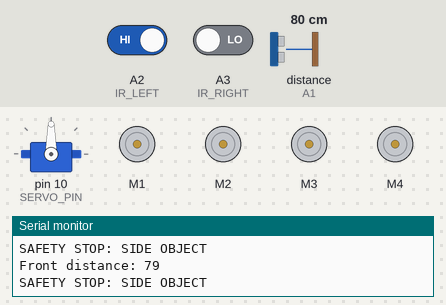
Simulated run of this sketch. Board: Arduino Uno, built with avr-gcc and run on an emulated ATmega328P. On the bench: servo, 4 × DC motor (green arrow = forward, orange = backward, longer = faster), the last lines printed to the serial monitor. Wiring (inferred from the names in the program): ultrasonic range finder: trigger A0; echo A1. The inputs (shaded band) are chosen by the test bench; at power-on: A3 (IR_RIGHT) LOW, distance to the obstacle (sensor on A1) 80 cm, A2 (IR_LEFT) HIGH. The echo pulse lasts 58.3 µs per cm.

Above: at 2.2 s.
2.3 s: A3 (IR_RIGHT) driven HIGH
At 3.22 s:
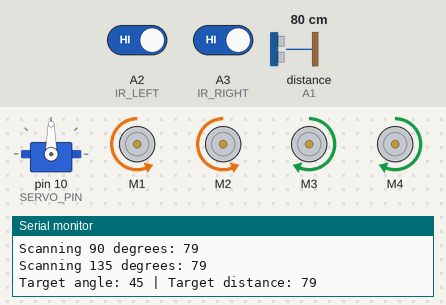
5.3 s: distance to the obstacle (sensor on A1) set to 35 cm
8.3 s: distance to the obstacle (sensor on A1) set to 28 cm
At 8.85 s:
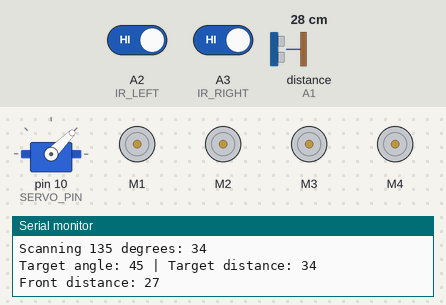
11.3 s: A2 (IR_LEFT) driven LOW
At 12.0 s:
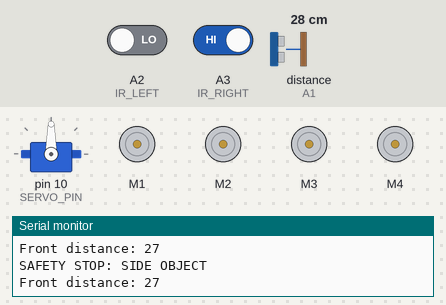
12.9 s: A2 (IR_LEFT) driven HIGH
At 13.35 s:
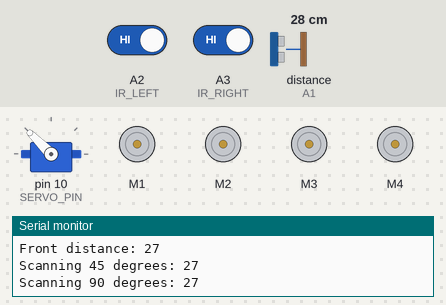
15.9 s: distance to the obstacle (sensor on A1) set to 24 cm
At 17.7 s:
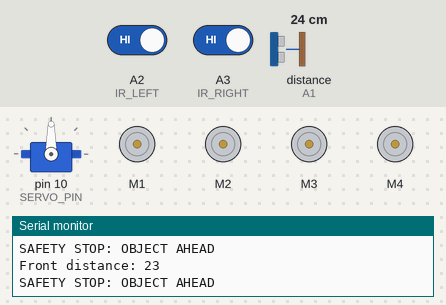
Timing chart, 0 to 19.2 s (numbered marks = the images above; inputs shaded):
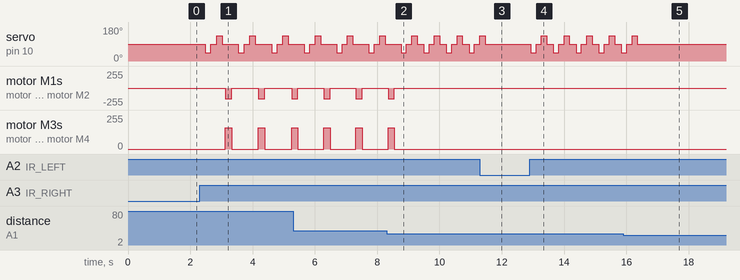

Measured:
- the behaviour switches between 32 and 31 cm on distance to the obstacle (sensor on A1) (found by bisection; images 1 and 2)
- the behaviour switches between 27 and 26 cm on distance to the obstacle (sensor on A1) (found by bisection; images 4 and 5)
- after the input at 2.3 s, servo on pin 10 (SERVO_PIN): 90° → 45° after 0.18 s, then repeats every 1.1 s: 90° 0.18 s, 135° 0.18 s, 90° 0.52 s, 45° 0.18 s; motor M1: alternates backward 160/255 for 0.20 s and stopped for 0.86 s, starting after 0.82 s
- after the input at 8.3 s, motor M1–4: goes on until 8.6 s, then stays stopped
- after the input at 11.3 s, servo on pin 10 (SERVO_PIN): goes on until 11.5 s, then stays 90°
- after the input at 12.9 s, servo on pin 10 (SERVO_PIN): 90° → 45° at once, then repeats every 0.73 s: 90° 0.17 s, 135° 0.17 s, 90° 0.21 s, 45° 0.17 s
- after the input at 15.9 s, servo on pin 10 (SERVO_PIN): goes on until 16.4 s, then stays 90°

The sketch:

robot.ino
```cpp
#include <AFMotor.h>
#include <Servo.h>

AF_DCMotor frontLeft(1);
AF_DCMotor rearLeft(2);
AF_DCMotor frontRight(3);
AF_DCMotor rearRight(4);
Servo scanner;
#define SERVO_PIN 10
const int LEFT_ANGLE = 45;
const int CENTER_ANGLE = 90;
const int RIGHT_ANGLE = 135;
#define TRIG_PIN A0
#define ECHO_PIN A1
#define IR_LEFT A2
#define IR_RIGHT A3
const int MOTOR_SPEED = 160;
const int FOLLOW_DISTANCE = 30;
const int MAX_TRACK_DISTANCE = 100;
const int OBSTACLE_STOP_DISTANCE = 25;
const int SCAN_DELAY = 120;
const int TURN_TIME = 200;
const int FORWARD_TIME = 150;
struct ScanResult {
  int angle;
  int distance;
};
int lostCount = 0;
void setup() {
  Serial.begin(9600);
  pinMode(TRIG_PIN, OUTPUT);
  pinMode(ECHO_PIN, INPUT);
  pinMode(IR_LEFT, INPUT);
  pinMode(IR_RIGHT, INPUT);
  scanner.attach(SERVO_PIN);
  scanner.write(CENTER_ANGLE);
  setMotorSpeed(MOTOR_SPEED);
  stopRobot();
  delay(1000);
  Serial.println("==============================");
  Serial.println("HAND FOLLOWING ROBOT");
  Serial.println("4 MOTOR CONFIGURATION");
  Serial.println("OBSTACLE STOP PROTECTION");
  Serial.println("==============================");
}
void loop() {
  scanner.write(CENTER_ANGLE);
  delay(60);
  int frontDistance = getDistance();
  Serial.print("Front distance: ");
  Serial.println(frontDistance);
  if (frontDistance != 999 && frontDistance <= OBSTACLE_STOP_DISTANCE) {
    stopRobot();
    Serial.println("SAFETY STOP: OBJECT AHEAD");
    delay(200);
    return;
  }
  if (digitalRead(IR_LEFT) == LOW || digitalRead(IR_RIGHT) == LOW) {
    stopRobot();
    Serial.println("SAFETY STOP: SIDE OBJECT");
    delay(200);
    return;
  }
  ScanResult target = scanForTarget();
  Serial.print("Target angle: ");
  Serial.print(target.angle);
  Serial.print(" | Target distance: ");
  Serial.println(target.distance);
  if (target.distance == 999 || target.distance > MAX_TRACK_DISTANCE) {
    if (lostCount < 2) lostCount++;
    if (lostCount >= 2) {
      stopRobot();
      Serial.println("TARGET LOST");
    }
    return;
  }
  lostCount = 0;
  if (target.distance <= FOLLOW_DISTANCE) {
    stopRobot();
    Serial.println("FOLLOW DISTANCE REACHED");
    return;
  }
  if (target.angle == LEFT_ANGLE) {
    turnLeft();
    delay(TURN_TIME);
  } else if (target.angle == RIGHT_ANGLE) {
    turnRight();
    delay(TURN_TIME);
  } else {
    scanner.write(CENTER_ANGLE);
    delay(40);
    int safeDistance = getDistance();
    if (safeDistance == 999 || safeDistance <= OBSTACLE_STOP_DISTANCE) {
      stopRobot();
      Serial.println("FORWARD PATH BLOCKED");
      return;
    }
    moveForward();
    delay(FORWARD_TIME);
  }
  stopRobot();
  delay(100);
}
int readOnce() {
  digitalWrite(TRIG_PIN, LOW);
  delayMicroseconds(3);
  digitalWrite(TRIG_PIN, HIGH);
  delayMicroseconds(10);
  digitalWrite(TRIG_PIN, LOW);
  long duration = pulseIn(ECHO_PIN, HIGH, 8000);
  if (duration == 0) {
    return 999;
  }
  int distance = duration * 0.0343 / 2;

  if (distance < 2 || distance > 400) {
    return 999;
  }
  return distance;
}
int getDistance() {
  int r[3];
  for (int i = 0; i < 3; i++) {
    r[i] = readOnce();
    delay(15);
  }
  if (r[0] > r[1]) { int t = r[0]; r[0] = r[1]; r[1] = t; }
  if (r[1] > r[2]) { int t = r[1]; r[1] = r[2]; r[2] = t; }
  if (r[0] > r[1]) { int t = r[0]; r[0] = r[1]; r[1] = t; }
  return r[1];
}
ScanResult scanForTarget() {
  int angles[] = { LEFT_ANGLE, CENTER_ANGLE, RIGHT_ANGLE };
  ScanResult best;
  best.angle = CENTER_ANGLE;
  best.distance = 999;
  for (int i = 0; i < 3; i++) {
    scanner.write(angles[i]);
    delay(SCAN_DELAY);
    int distance = getDistance();
    Serial.print("Scanning ");
    Serial.print(angles[i]);
    Serial.print(" degrees: ");
    Serial.println(distance);
    if (distance >= 2 && distance <= MAX_TRACK_DISTANCE && distance < best.distance) {
      best.angle = angles[i];
      best.distance = distance;
    }
  }
  scanner.write(CENTER_ANGLE);
  delay(100);
  return best;
}
void setMotorSpeed(int speed) {
  frontLeft.setSpeed(speed);
  rearLeft.setSpeed(speed);
  frontRight.setSpeed(speed);
  rearRight.setSpeed(speed);
}
void moveForward() {
  frontLeft.run(FORWARD);
  rearLeft.run(FORWARD);
  frontRight.run(FORWARD);
  rearRight.run(FORWARD);
}
void turnLeft() {
  frontLeft.run(BACKWARD);
  rearLeft.run(BACKWARD);
  frontRight.run(FORWARD);
  rearRight.run(FORWARD);
}
void turnRight() {
  frontLeft.run(FORWARD);
  rearLeft.run(FORWARD);
  frontRight.run(BACKWARD);
  rearRight.run(BACKWARD);
}
void stopRobot() {
  frontLeft.run(RELEASE);
  rearLeft.run(RELEASE);
  frontRight.run(RELEASE);
  rearRight.run(RELEASE);
}
/*
========================================
ASSUMED CONFIGURATION
========================================
Main Controller : Arduino Uno
Motor Shield    : L293D V1-compatible shield
Motors          : Four motors (M1, M2, M3, M4)
HC-SR04 TRIG    : A0
HC-SR04 ECHO    : A1
Left IR OUT     : A2
Right IR OUT    : A3
SG90 Signal     : D10
========================================
*/
```
